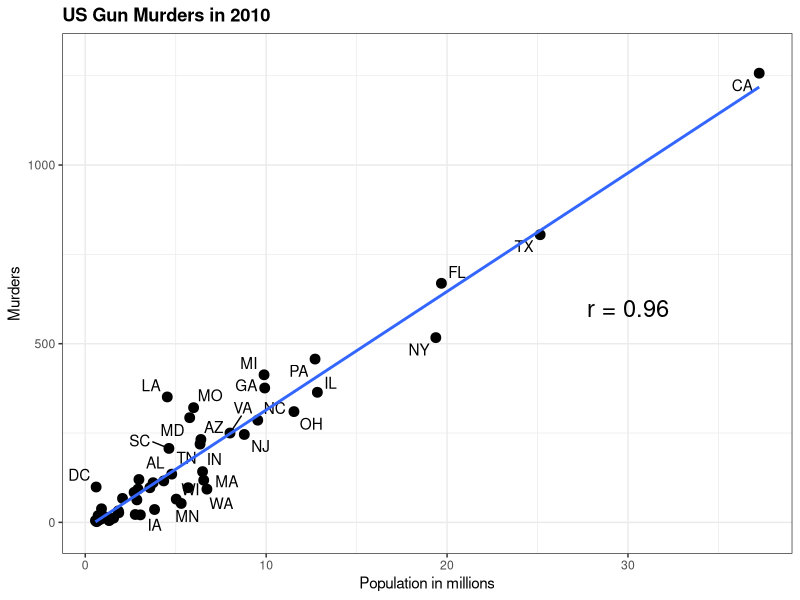
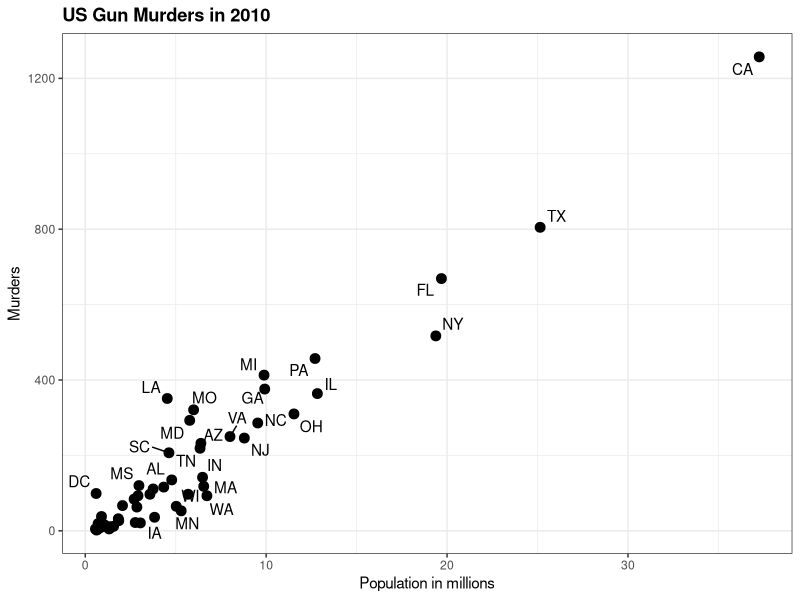
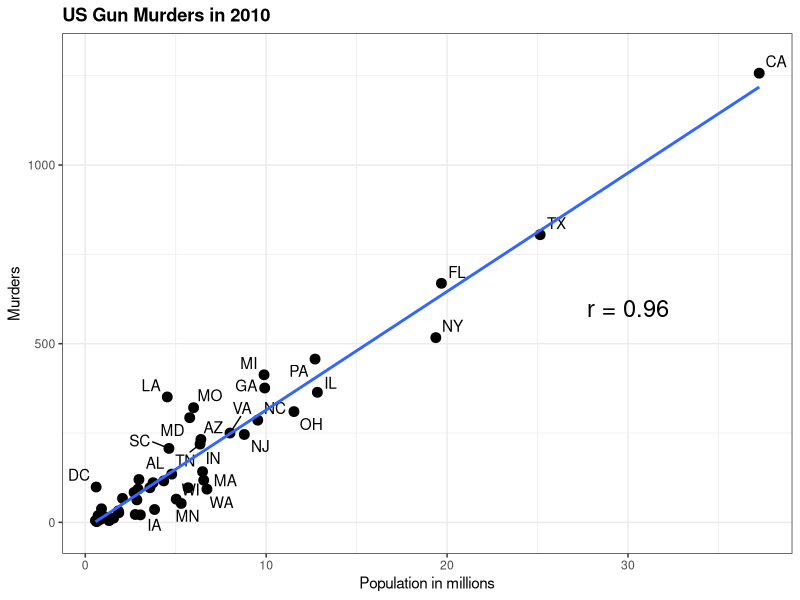

The R source for these figures, in order:
## ---- chunk 1
knitr::opts_chunk$set(echo = TRUE)
## ---- chunk 2
install.packages("dslabs")
library(dslabs)

## ---- chunk 3

data("murders")
library(tidyverse)
library(ggthemes)
library(ggrepel)

r <- murders %>%
  summarize(pop=sum(population), tot=sum(total)) %>%
  mutate(rate = tot/pop*10^6) %>% .$rate

ds_theme_set()
mm<- murders %>% ggplot(aes(x = population/10^6, y = total, label = abb)) +
  #geom_abline(intercept = log10(r), lty=2, col="darkgrey") +
  geom_point(size = 3) +
  geom_text_repel() +
  #scale_x_log10() +
  #scale_y_log10() +
  xlab("Population in millions") +
  ylab("Murders") +
  ggtitle("US Gun Murders in 2010") +
  scale_color_discrete(name="Region") 

murdercor<-cor.test(as.numeric(murders$population/10^6),murders$total) 
ggsave("imagesForRmd/MurdersNoR.png")
mm<- mm + geom_smooth(method='lm', fill=NA) + 
  annotate("text",x=30,y=600,size=6, label=paste0("r = ",round(murdercor$estimate,2)), parse=FALSE) 
show(mm)
ggsave("imagesForRmd/Murders.png",plot=mm)
